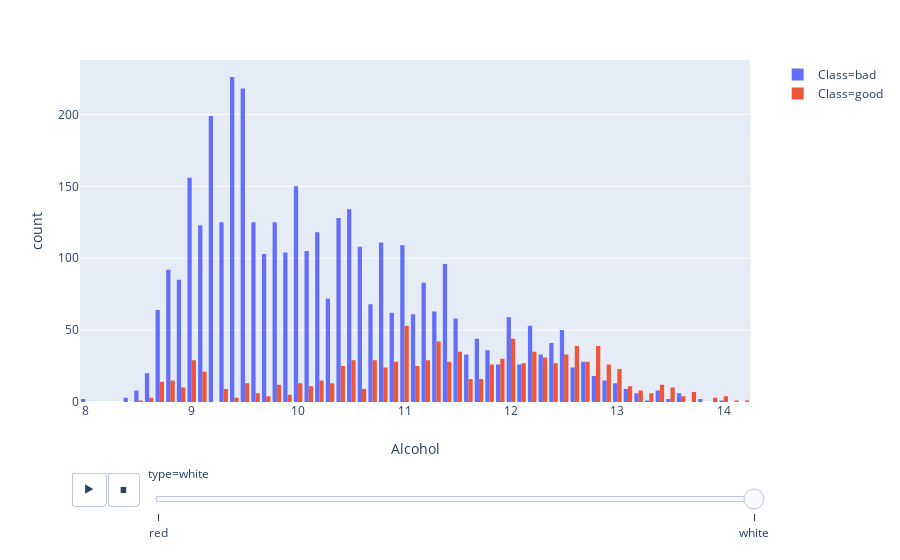

Notebook cell for this chart:
### Code cell
# Compare red-wine vs white-wine - 1 features
px.histogram(df, x="alcohol", color='class', 
            animation_frame='type',
            barmode = 'group',
            labels={'alcohol':'Alcohol', 'class':'Class'},
            )

### Figure 1 — Plotly figure (JSON) as saved in the notebook; plotly's stock layout.template omitted (floating-point values rounded to 4 significant figures; data arrays with more than 128 entries replaced by an {"elided": "..."} marker saying what was removed)
{"data": [{"alignmentgroup": "True", "bingroup": "x", "hoverlabel": {"namelength": 0}, "hovertemplate": "Class=bad<br>type=white<br>Alcohol=%{x}<br>count=%{y}", "legendgroup": "Class=bad", "marker": {"color": "#636efa"}, "name": "Class=bad", "offsetgroup": "Class=bad", "orientation": "v", "showlegend": true, "type": "histogram", "x": {"elided": "3838 float values"}, "xaxis": "x", "yaxis": "y"}, {"alignmentgroup": "True", "bingroup": "x", "hoverlabel": {"namelength": 0}, "hovertemplate": "Class=good<br>type=white<br>Alcohol=%{x}<br>count=%{y}", "legendgroup": "Class=good", "marker": {"color": "#EF553B"}, "name": "Class=good", "offsetgroup": "Class=good", "orientation": "v", "showlegend": true, "type": "histogram", "x": {"elided": "1060 float values"}, "xaxis": "x", "yaxis": "y"}], "layout": {"autosize": true, "barmode": "group", "legend": {"tracegroupgap": 0}, "margin": {"t": 60}, "sliders": [{"active": 1, "currentvalue": {"prefix": "type="}, "len": 0.9, "pad": {"b": 10, "t": 60}, "steps": [{"args": [["red"], {"frame": {"duration": 0, "redraw": true}, "fromcurrent": true, "mode": "immediate", "transition": {"duration": 0, "easing": "linear"}}], "label": "red", "method": "animate"}, {"args": [["white"], {"frame": {"duration": 0, "redraw": true}, "fromcurrent": true, "mode": "immediate", "transition": {"duration": 0, "easing": "linear"}}], "label": "white", "method": "animate"}], "x": 0.1, "xanchor": "left", "y": 0, "yanchor": "top"}], "updatemenus": [{"buttons": [{"args": [null, {"frame": {"duration": 500, "redraw": true}, "fromcurrent": true, "mode": "immediate", "transition": {"duration": 500, "easing": "linear"}}], "label": "&#9654;", "method": "animate"}, {"args": [[null], {"frame": {"duration": 0, "redraw": true}, "fromcurrent": true, "mode": "immediate", "transition": {"duration": 0, "easing": "linear"}}], "label": "&#9724;", "method": "animate"}], "direction": "left", "pad": {"r": 10, "t": 70}, "showactive": false, "type": "buttons", "x": 0.1, "xanchor": "right", "y": 0, "yanchor": "top"}], "xaxis": {"anchor": "y", "autorange": true, "domain": [0, 0.98], "range": [8.4, 15.0], "title": {"text": "Alcohol"}, "type": "linear"}, "yaxis": {"anchor": "x", "autorange": true, "domain": [0, 1], "range": [0, 255.8], "title": {"text": "count"}}}}
